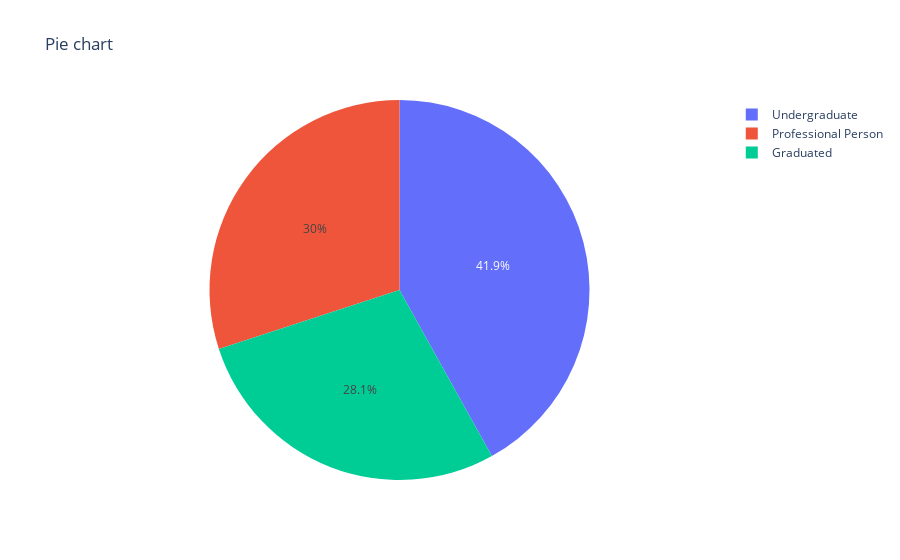

The notebook cell saved with this chart:
### Code cell
fig = ps.pie(data , values= education_dis , names=education_dis.index , title='Pie chart')
fig.show()

### Figure 1 — Plotly figure (JSON) as saved in the notebook; plotly's stock layout.template omitted (floating-point values rounded to 4 significant figures)
{"data": [{"domain": {"x": [0, 1], "y": [0, 1]}, "hovertemplate": "label=%{label}<br>value=%{value}<extra></extra>", "labels": ["Graduated", "Professional Person", "Undergraduate"], "legendgroup": "", "name": "", "showlegend": true, "type": "pie", "values": [1403, 1501, 2096]}], "layout": {"legend": {"tracegroupgap": 0}, "title": {"text": "Pie chart"}}}
